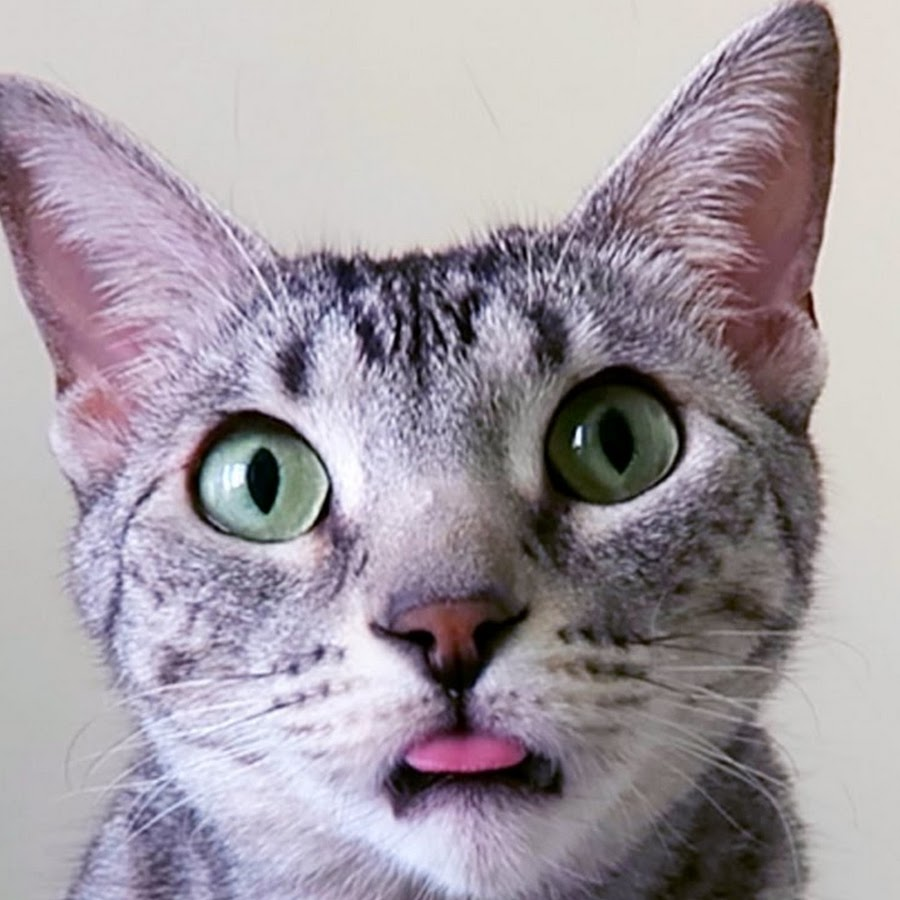
#> input picture TUTORIALS/images/cat1.jpg, 900 x 900 px
$ jupyter execute FourierCat.ipynb
#> lines starting #> are read from the running program, lines starting #| are printed output that depends on the picture
FourierCats.ipynb
==

---------------------------------

‹ FourierCats.ipynb › Copyright (C) ‹ 2017 › ‹ Anna Scaife - anna.scaife@manchester.ac.uk ›
This program is free software: you can redistribute it and/or modify it under the terms of the GNU General Public License as published by the Free Software Foundation, either version 3 of the License, or (at your option) any later version.

This program is distributed in the hope that it will be useful, but WITHOUT ANY WARRANTY; without even the implied warranty of MERCHANTABILITY or FITNESS FOR A PARTICULAR PURPOSE. See the GNU General Public License for more details.
You should have received a copy of the GNU General Public License along with this program. If not, see http://www.gnu.org/licenses/.

---------------------------------

[AMS - 170905] Notebook created for **TIARA Astrostatistics Summer School, Taipei, September 2017**.

[AMS - 190130] Notebook updated to Python3 for the **NITheP Chris Engelbrecht Summer School, Drakensberg 2019**.

This notebook presents some simple properties of Fourier space and accompanies the lecture: "Imaging the Invisible"

It uses a number of Python libraries, which are all installable using **pip**.

---------------------------------

We need to import some libraries:

[cell 1]
import numpy as np   # for array manipulation and the fft
import pylab as pl   # for plotting
import cv2           # for image file handling

Open up the input image:

[cell 2]
cat = cv2.imread('./images/cat1.jpg',0)
#> cat: shape (900, 900); min 0, max 255, mean 156.9

...and let's take a look at it:

[cell 3]
pl.imshow(cv2.cvtColor(cat, cv2.COLOR_BGR2RGB))
pl.show()

Next we'll dive straight in and Fourier Transform our cat. Note that there are a couple of steps to this, the first is the fft itself and the second is an fft "shift". This is necessary because of the way that the frequency space is ordered in the Fourier Transform.

[cell 4]
cat_squiggle = np.fft.fft2(cat)
cat_squiggle_shifted = np.fft.fftshift(cat_squiggle)
cat_spectrum = 20*np.log(np.abs(cat_squiggle_shifted))
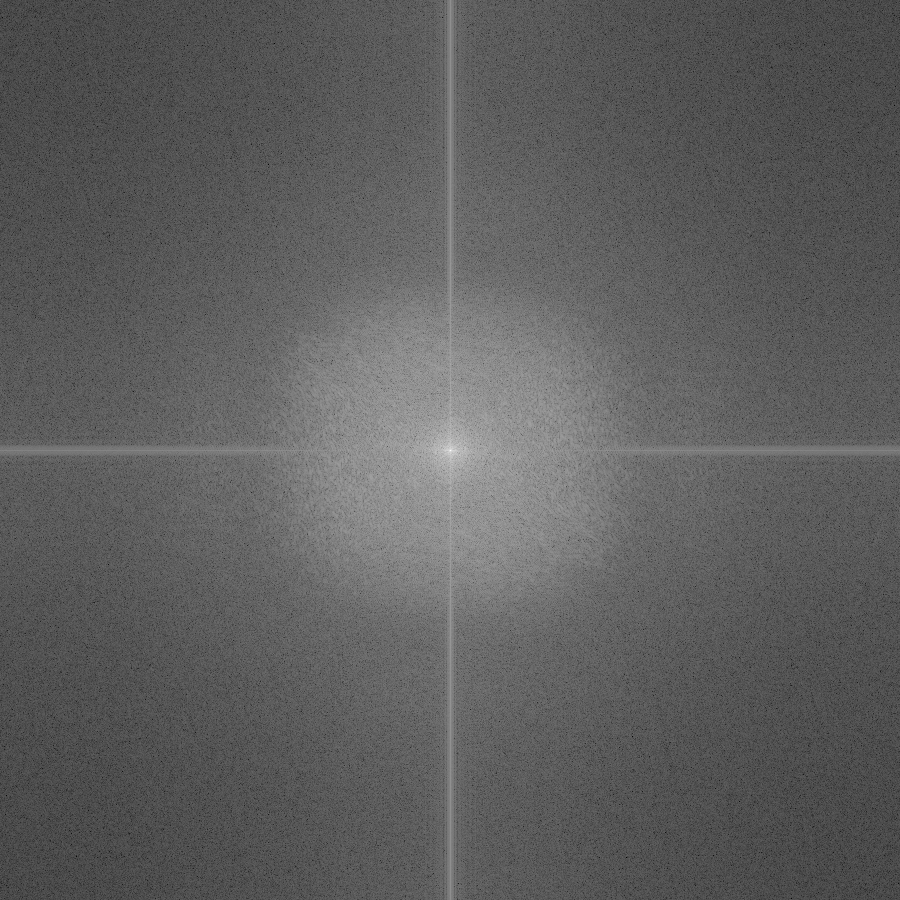
#> cat_spectrum: shape (900, 900) float64; min 2.85, max 373.2, mean 140.4; drawn with min black and max white

Let's see how that looks:

[cell 5]
pl.subplot(121),pl.imshow(cat, cmap = 'gray')
pl.title('Cat'), pl.xticks([]), pl.yticks([])
pl.subplot(122),pl.imshow(cat_spectrum, cmap = 'gray')
pl.title('Fourier Cat'), pl.xticks([]), pl.yticks([])
pl.show()

Now we can set things up for filtering our Fourier Cat. We need to know (1) the dimenions of the image and (2) where the centre is.

[cell 6]
rows, cols = cat.shape
#> rows = 900; cols = 900
crow,ccol = rows//2 , cols//2
#> crow = 450; ccol = 450

To start with, let's make a filter function that separates the inner most 40 x 40 pixels from everything else.

[cell 7]
filter_fnc = np.zeros(cat_squiggle_shifted.shape)
filter_fnc[crow-20:crow+20, ccol-20:ccol+20] = 1.0
pl.imshow(filter_fnc)
pl.show()

We can then use this filter to, firstly, mask out the inner most 40 x 40 pixels in Fourier space. This removes our small Fourier frequencies, i.e. the large scale information in our image.

[cell 8]
cat_squiggle_hpf = np.copy(cat_squiggle_shifted)
cat_squiggle_hpf[np.where(filter_fnc==1.)] = 0.0+0*1j

We can then Fourier transform this back into image space.

[cell 9]
cat_filtered = np.fft.ifftshift(cat_squiggle_hpf)
cat_filtered_hpf = np.fft.ifft2(cat_filtered)
cat_filtered_hpf = np.abs(cat_filtered_hpf)
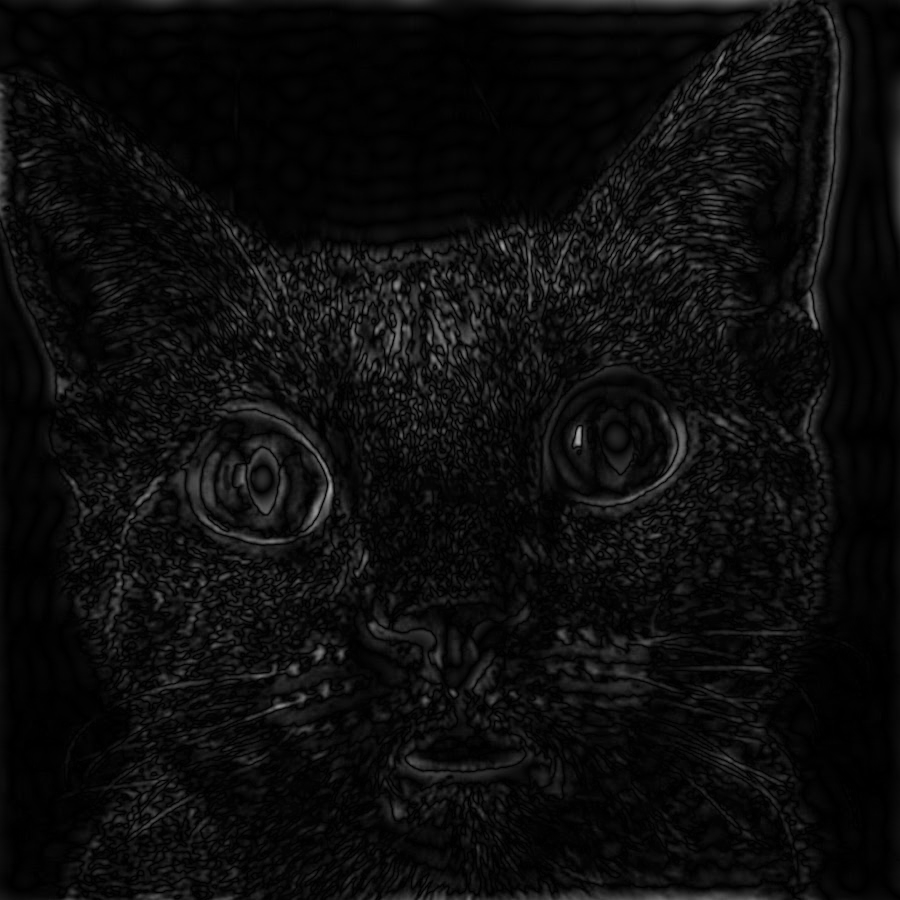
#> cat_filtered_hpf: shape (900, 900) float64; min 0.00299, max 169.6, mean 13.3

...and, see how it looks.

[cell 10]
#pl.subplot(121),pl.imshow(cat, cmap = 'gray')
#pl.title('Image'), pl.xticks([]), pl.yticks([])
pl.subplot(121),pl.imshow(20*np.log(np.abs(cat_squiggle_hpf)), cmap = 'gray')
pl.title('Filtered Fourier Cat'), pl.xticks([]), pl.yticks([])
pl.subplot(122),pl.imshow(cat_filtered_hpf)
pl.title('HPF Cat'), pl.xticks([]), pl.yticks([])
pl.show()

Now let's filter out the large Fourier frequencies:

[cell 11]
cat_squiggle_lpf = np.copy(cat_squiggle_shifted)
cat_squiggle_lpf[np.where(filter_fnc==0.)] = 0.+0.*1j

and Fourier transform that back into image space:

[cell 12]
cat_filtered = np.fft.ifftshift(cat_squiggle_lpf)
cat_filtered_lpf = np.fft.ifft2(cat_filtered)
cat_filtered_lpf = np.abs(cat_filtered_lpf)
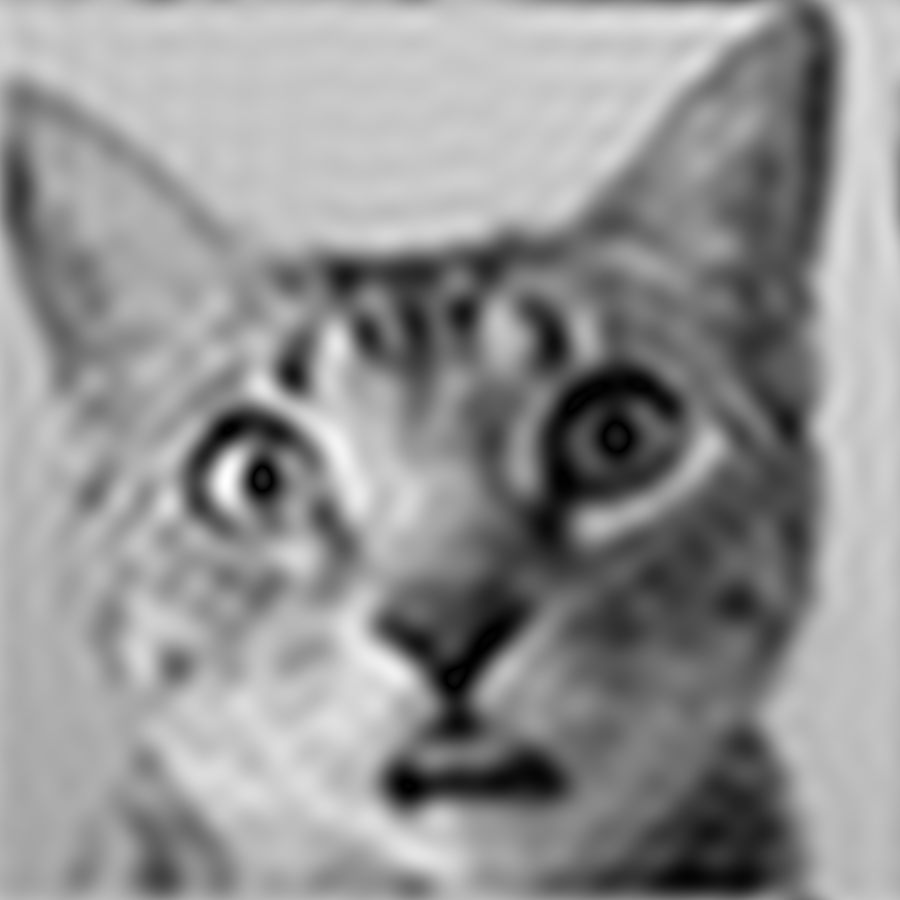
#> cat_filtered_lpf: shape (900, 900) float64; min 0.0776, max 272.6, mean 157; drawn with min black and max white

This looks like:

[cell 13]
#pl.subplot(121),pl.imshow(cat, cmap = 'gray')
#pl.title('Cat'), pl.xticks([]), pl.yticks([])
pl.subplot(121),pl.imshow(20*np.log(np.abs(cat_squiggle_lpf)), cmap = 'gray')
pl.title('Filtered Fourier Cat'), pl.xticks([]), pl.yticks([])
pl.subplot(122),pl.imshow(cat_filtered_lpf)
pl.title('LPF Cat'), pl.xticks([]), pl.yticks([])
pl.show()
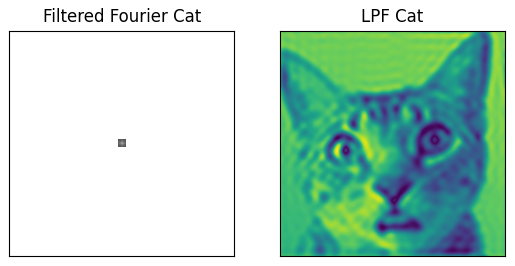
#> figure drawn by matplotlib, 2 panels

We can also take the Fourier Transform of the filter function to see how the PSF looks:

[cell 14]
psf = np.fft.ifft2(filter_fnc)
psf = np.fft.ifftshift(psf)
psf = np.abs(psf)

Let's use that to make the plot from the lecture:

[cell 15]
pl.subplot(231),pl.imshow(20*np.log(np.abs(cat_squiggle_lpf)), cmap = 'gray')
pl.title('Filtered Fourier Cat'), pl.xticks([]), pl.yticks([])
pl.subplot(232),pl.imshow(20*np.log(np.abs(cat_squiggle_shifted)), cmap = 'gray')
pl.title('Fourier Cat'), pl.xticks([]), pl.yticks([])
pl.subplot(233),pl.imshow(filter_fnc, cmap = 'gray')
pl.title('Filter'), pl.xticks([]), pl.yticks([])

pl.subplot(234),pl.imshow(cat_filtered_lpf, cmap = 'gray')
pl.xlabel('LPF Cat'), pl.xticks([]), pl.yticks([])
pl.subplot(235),pl.imshow(cat, cmap = 'gray')
pl.xlabel('Cat'), pl.xticks([]), pl.yticks([])
pl.subplot(236),pl.imshow(psf, cmap = 'gray')
pl.xlabel('PSF'), pl.xticks([]), pl.yticks([])
pl.show()
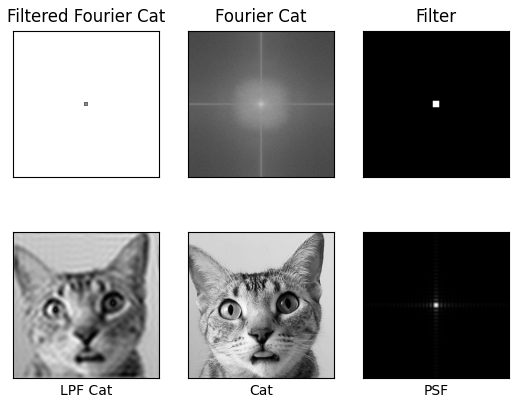
#> figure drawn by matplotlib, 6 panels

What about... instead of filtering out a contiguous range of Fourier frequencies, we rnadomly selected the Fourier components?

[cell 16]
filter_mask = np.random.randint(2, size=cat_squiggle_shifted.shape)
pl.imshow(filter_mask)
pl.show()
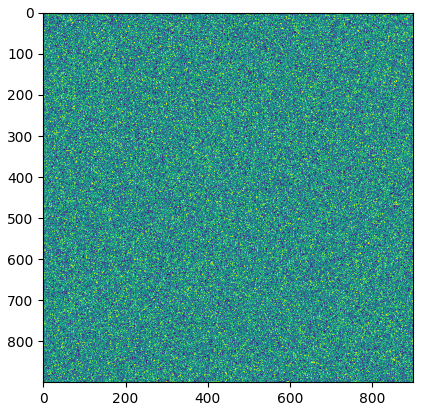
#> figure drawn by matplotlib, 1 panel

[cell 17]
cat_squiggle_msk = np.copy(cat_squiggle_shifted)
cat_squiggle_msk[np.where(filter_mask==0.)] = 0.+0.*1j

[cell 18]
cat_filtered = np.fft.ifftshift(cat_squiggle_msk)
cat_filtered_msk = np.fft.ifft2(cat_filtered)
cat_filtered_msk = np.abs(cat_filtered_msk)
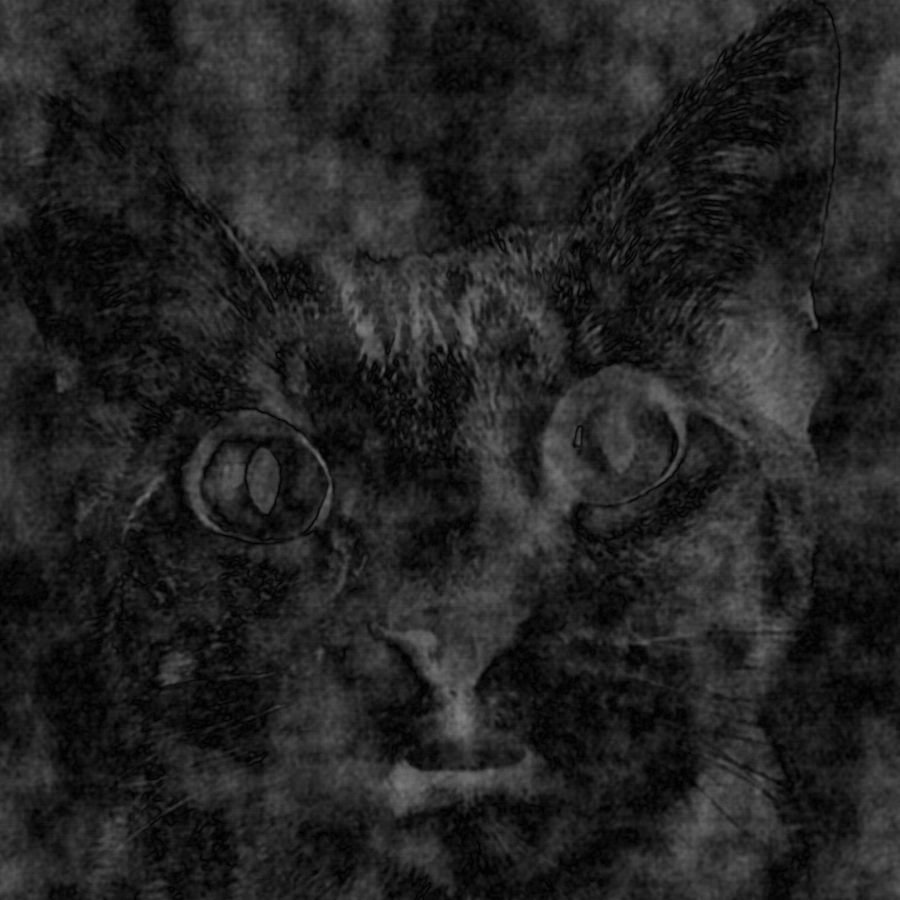
#> cat_filtered_msk: shape (900, 900) float64; min 0.0273, max 130, mean 35.6

[cell 19]
pl.subplot(121),pl.imshow(cat, cmap = 'gray')
pl.title('Cat'), pl.xticks([]), pl.yticks([])
#pl.subplot(132),pl.imshow(20*np.log(np.abs(cat_squiggle_msk)), cmap = 'gray')
#pl.title('Filtered Fourier Cat'), pl.xticks([]), pl.yticks([])
pl.subplot(122),pl.imshow(cat_filtered_msk)
pl.title('Masked Cat'), pl.xticks([]), pl.yticks([])
pl.show()
